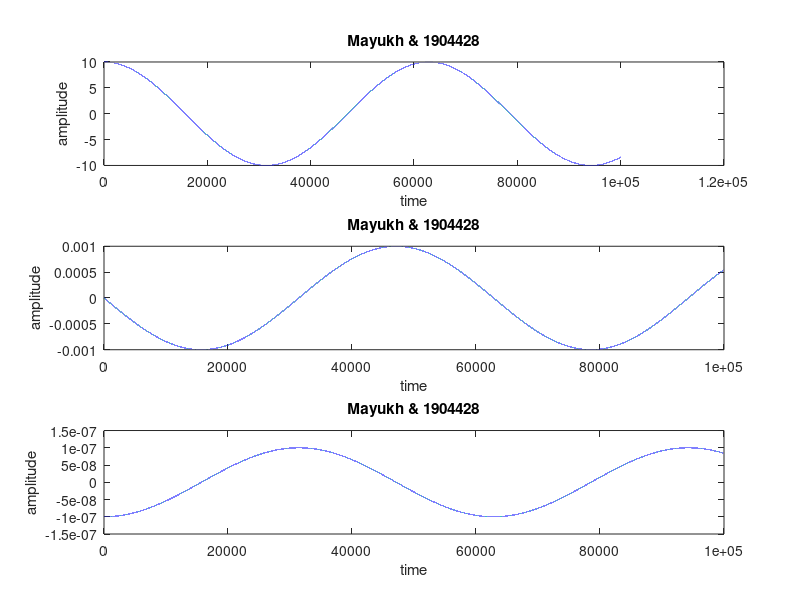

This figure's MATLAB source:
x = 0:0.0001:10;f = 10*cos (x);subplot (3,1,1);plot (f);xlabel ("time");ylabel ("amplitude");title ("Mayukh & 1904428");y = diff (f);subplot (3,1,2);plot (y);xlabel ("time");ylabel ("amplitude");title ("Mayukh & 1904428");z = diff (y);subplot (3,1,3);plot (z);xlabel ("time");ylabel ("amplitude");title ("Mayukh & 1904428");